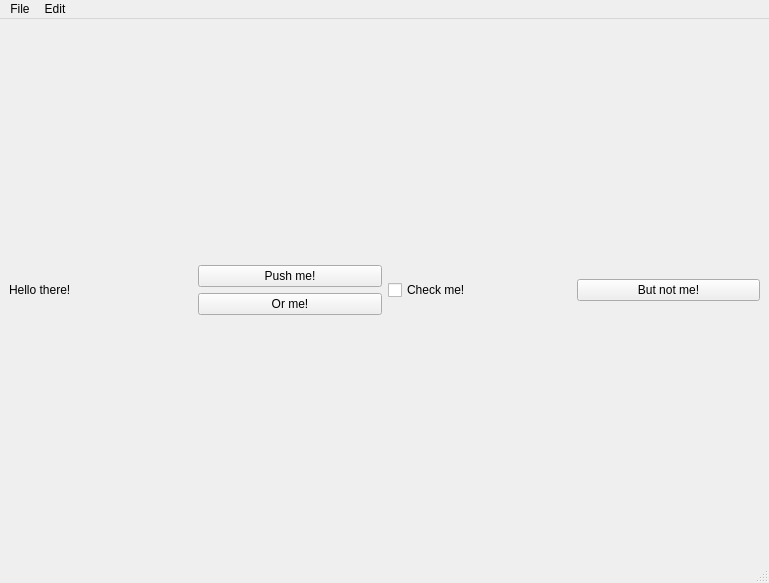
<?xml version="1.0" encoding="UTF-8"?>
<ui version="4.0">
 <class>MainWindow</class>
 <widget class="QMainWindow" name="MainWindow">
  <property name="geometry">
   <rect>
    <x>0</x>
    <y>0</y>
    <width>769</width>
    <height>583</height>
   </rect>
  </property>
  <property name="windowTitle">
   <string>QT test</string>
  </property>
  <widget class="QWidget" name="centralwidget">
   <layout class="QGridLayout" name="gridLayout">
    <item row="0" column="1">
     <layout class="QVBoxLayout" name="verticalLayout">
      <item>
       <widget class="QPushButton" name="pushMe">
        <property name="text">
         <string>Push me!</string>
        </property>
       </widget>
      </item>
      <item>
       <widget class="QPushButton" name="orMe">
        <property name="text">
         <string>Or me!</string>
        </property>
       </widget>
      </item>
     </layout>
    </item>
    <item row="0" column="3">
     <widget class="QPushButton" name="butNotMe">
      <property name="text">
       <string>But not me!</string>
      </property>
     </widget>
    </item>
    <item row="0" column="0">
     <widget class="QLabel" name="label">
      <property name="text">
       <string>Hello there!</string>
      </property>
     </widget>
    </item>
    <item row="0" column="2">
     <widget class="QCheckBox" name="checkBox">
      <property name="text">
       <string>Check me!</string>
      </property>
     </widget>
    </item>
   </layout>
  </widget>
  <widget class="QMenuBar" name="menubar">
   <property name="geometry">
    <rect>
     <x>0</x>
     <y>0</y>
     <width>769</width>
     <height>26</height>
    </rect>
   </property>
   <widget class="QMenu" name="menuFile">
    <property name="title">
     <string>File</string>
    </property>
    <addaction name="actionOpen"/>
    <addaction name="actionSave"/>
    <addaction name="separator"/>
    <addaction name="actionExit"/>
   </widget>
   <widget class="QMenu" name="menuEdit">
    <property name="title">
     <string>Edit</string>
    </property>
   </widget>
   <addaction name="menuFile"/>
   <addaction name="menuEdit"/>
  </widget>
  <widget class="QStatusBar" name="statusbar"/>
  <action name="actionOpen">
   <property name="text">
    <string>Open</string>
   </property>
  </action>
  <action name="actionSave">
   <property name="text">
    <string>Save</string>
   </property>
  </action>
  <action name="actionExit">
   <property name="text">
    <string>Exit</string>
   </property>
  </action>
 </widget>
 <resources/>
 <connections/>
</ui>
